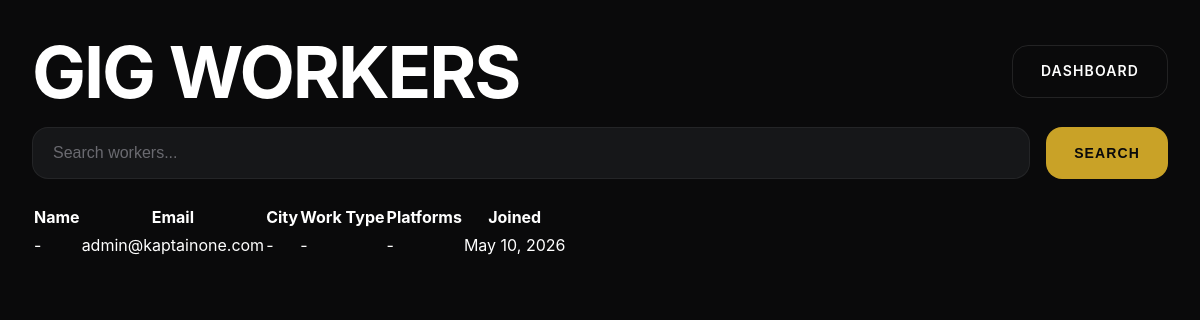
/admin/users.php (signed in), run on an earlier commit of the app's database.
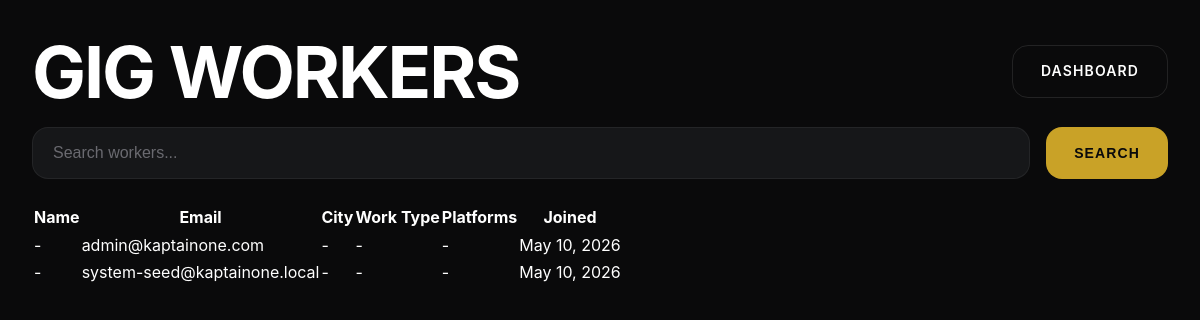
And on a later commit of the database.
### tables this page shows
CREATE TABLE IF NOT EXISTS users (
    id INT UNSIGNED AUTO_INCREMENT PRIMARY KEY,
    email VARCHAR(150) NOT NULL UNIQUE,
    password_hash VARCHAR(255),
    role ENUM('gig_worker', 'admin') DEFAULT 'gig_worker',
    auth_provider VARCHAR(30) DEFAULT 'email',
    is_active BOOLEAN DEFAULT TRUE,
    email_verified_at DATETIME,
    last_login DATETIME,
    created_at TIMESTAMP DEFAULT CURRENT_TIMESTAMP,
    updated_at TIMESTAMP DEFAULT CURRENT_TIMESTAMP ON UPDATE CURRENT_TIMESTAMP,
    INDEX idx_users_role (role),
    INDEX idx_users_active (is_active)
);

### includes/functions.php (called while the page is built, shortened)
<?php
require_once __DIR__ . '/../config/config.php';
function e(string $text): string {
    return htmlspecialchars($text, ENT_QUOTES, 'UTF-8');
}
function format_date(string $date, string $format = 'M j, Y'): string {
    return date($format, strtotime($date));
}

### config/config.php (called while the page is built, shortened)
<?php
$DB_CONFIG = [
    'host'     => 'localhost',
    'database' => 'u123456789_kaptain',
    'username' => 'u123456789_admin',
    'password' => 'your_db_password',
    'charset'  => 'utf8mb4',
    'port'     => 3306
];

### includes/db.php (called while the page is built, shortened)
<?php
require_once __DIR__ . '/../config/config.php';
class Database {
    private static ?PDO $instance = null;
    public static function connect(): PDO {
        global $DB_CONFIG;
        if (self::$instance === null) {
            try {
                $dsn = sprintf(
                    'mysql:host=%s;port=%d;dbname=%s;charset=%s',
                    $DB_CONFIG['host'],
                    $DB_CONFIG['port'],
                    $DB_CONFIG['database'],
                    $DB_CONFIG['charset']
                );
                self::$instance = new PDO($dsn, $DB_CONFIG['username'], $DB_CONFIG['password'], [
                    PDO::ATTR_ERRMODE            => PDO::ERRMODE_EXCEPTION,
                    PDO::ATTR_DEFAULT_FETCH_MODE => PDO::FETCH_ASSOC,
                    PDO::ATTR_EMULATE_PREPARES   => false,
                ]);
            } catch (PDOException $e) {
                error_log('Database connection failed: ' . $e->getMessage());
                throw new Exception('Service temporarily unavailable');
            }
        }
        return self::$instance;
    }
    public static function query(string $sql, array $params = []): PDOStatement {
        $stmt = self::connect()->prepare($sql);
        $stmt->execute($params);
        return $stmt;
    }
    public static function fetchAll(string $sql, array $params = []): array {
        $stmt = self::query($sql, $params);
        return $stmt->fetchAll();
    }
}

### admin/users.php (the view, shortened to what this page needs)
<?php
require_once __DIR__ . '/../includes/functions.php';
require_once __DIR__ . '/../includes/db.php';
$q = trim($_GET['q'] ?? '');
$params = [];
$where = '';
$users = Database::fetchAll(
    "SELECT u.*, p.full_name, p.phone, p.city, p.work_type, p.preferred_platforms
     FROM users u
     LEFT JOIN user_profiles p ON p.user_id = u.id
     $where
     ORDER BY u.created_at DESC",
    $params
);
?>
<!DOCTYPE html><html lang="en"><head><link rel="stylesheet" href="../assets/css/main.css"><link rel="stylesheet" href="../assets/css/responsive.css"></head>
<body class="admin-page"><main class="admin-workspace">
<header class="admin-top"><h1>Gig Workers</h1><a href="dashboard.php" class="btn btn-secondary">Dashboard</a></header>
<form method="get" class="admin-filter"><input class="form-control" name="q" placeholder="Search workers..." value="<?= e($q) ?>"><button class="btn btn-primary">Search</button></form>
<div class="admin-table-wrap"><table class="admin-table"><thead><tr><th>Name</th><th>Email</th><th>City</th><th>Work Type</th><th>Platforms</th><th>Joined</th></tr></thead><tbody>
<?php foreach ($users as $worker): ?><tr><td><?= e($worker['full_name'] ?: '-') ?></td><td><?= e($worker['email']) ?></td><td><?= e($worker['city'] ?: '-') ?></td><td><?= e($worker['work_type'] ?: '-') ?></td><td><?= e($worker['preferred_platforms'] ?: '-') ?></td><td><?= format_date($worker['created_at']) ?></td></tr><?php endforeach; ?>
</tbody></table></div>
</main></body></html>

What changed in the data, as far as the page shows it:
added users: full_name "-", email "system-seed@kaptainone.local", city "-", work_type "-", preferred_platforms "-", created_at "May 10, 2026"
